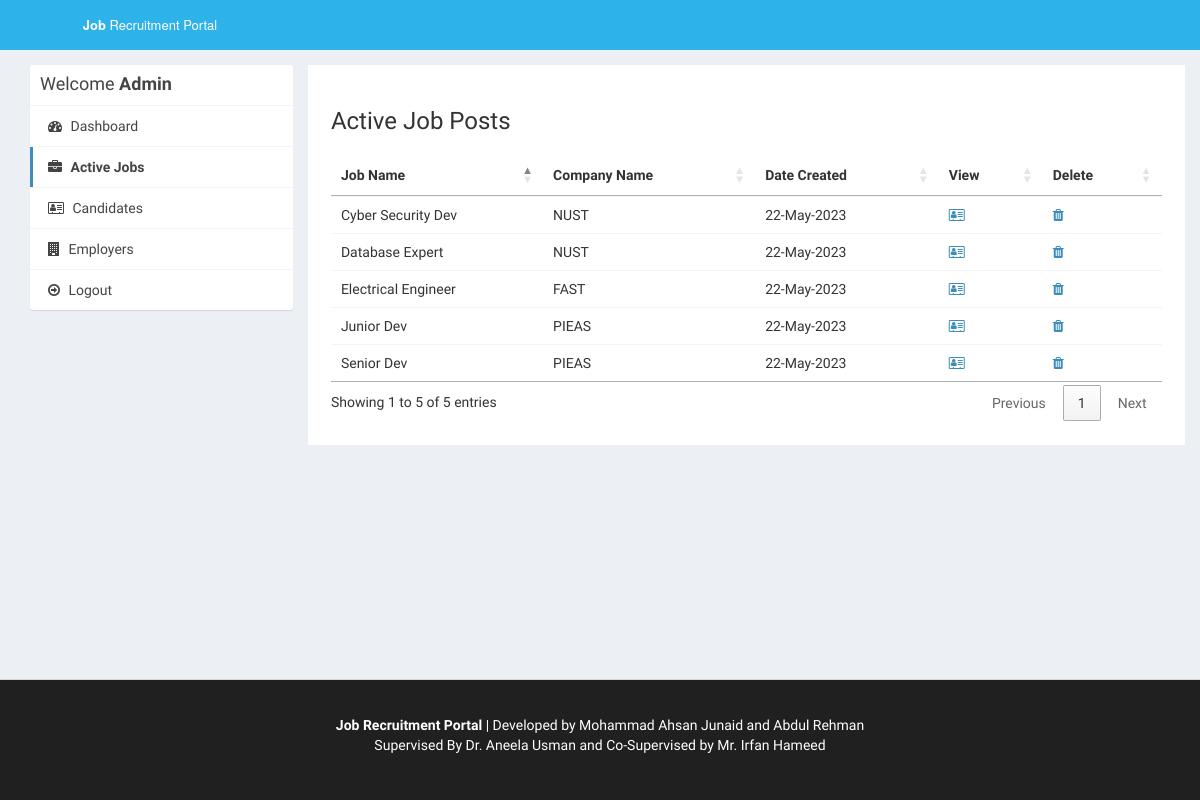
Before: /admin/active-jobs.php (signed in) with the older database file.
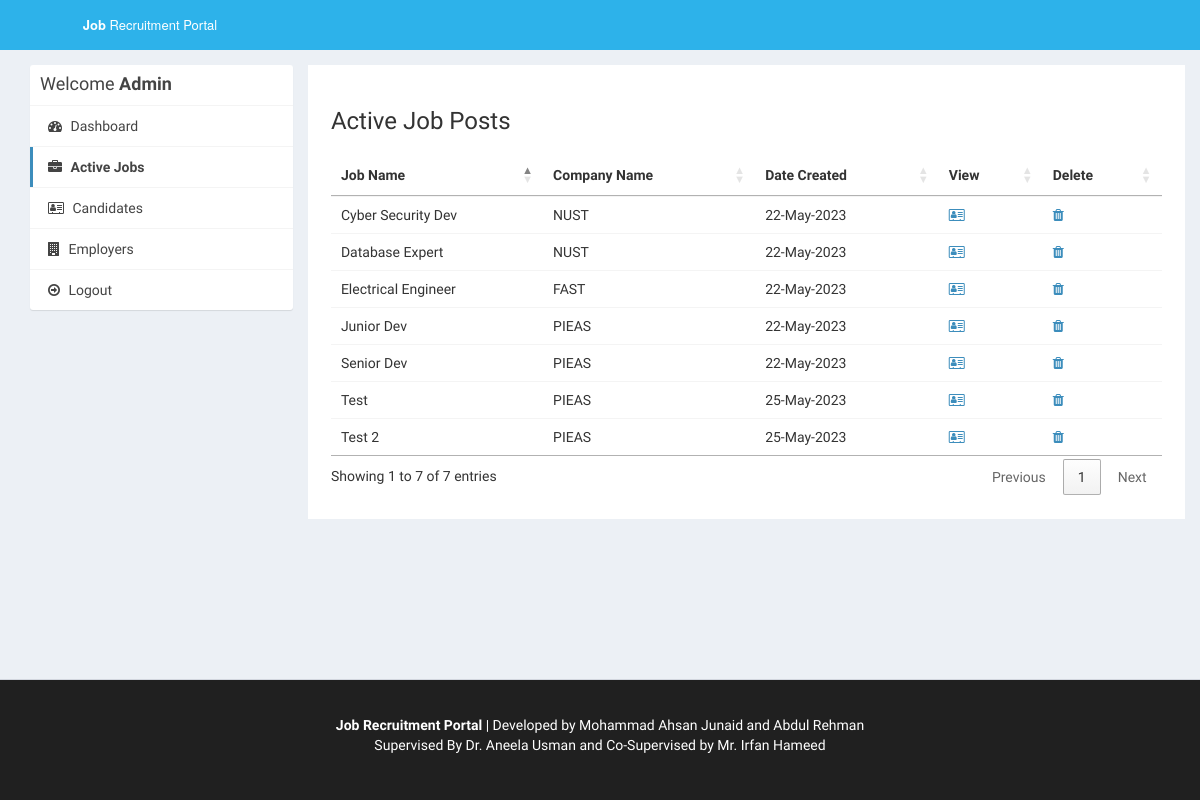
After: the same page with the newer database file.
### tables this page shows
CREATE TABLE `job_post` (
  `id_jobpost` int(11) NOT NULL,
  `id_company` int(11) NOT NULL,
  `jobtitle` varchar(255) NOT NULL,
  `description` text NOT NULL,
  `minimumsalary` varchar(255) NOT NULL,
  `maximumsalary` varchar(255) NOT NULL,
  `experience` varchar(255) NOT NULL,
  `qualification` varchar(255) NOT NULL,
  `createdat` timestamp NOT NULL DEFAULT current_timestamp(),
  `maxage` decimal(2,0) DEFAULT NULL
);

CREATE TABLE `company` (
  `id_company` int(11) NOT NULL,
  `name` varchar(255) NOT NULL,
  `companyname` varchar(255) NOT NULL,
  `country` varchar(255) NOT NULL,
  `state` varchar(255) NOT NULL,
  `city` varchar(255) NOT NULL,
  `contactno` varchar(255) NOT NULL,
  `website` varchar(255) NOT NULL,
  `email` varchar(255) NOT NULL,
  `password` varchar(255) NOT NULL,
  `aboutme` varchar(255) DEFAULT NULL,
  `logo` varchar(255) NOT NULL,
  `createdAt` timestamp NOT NULL DEFAULT current_timestamp(),
  `active` int(11) NOT NULL DEFAULT 2
);

### admin/active-jobs.php (the view, shortened to what this page needs)
<?php
require_once("../db.php");
?>
<!DOCTYPE html>
<html>
<head>
  <link rel="stylesheet" href="https://cdnjs.cloudflare.com/ajax/libs/twitter-bootstrap/3.3.7/css/bootstrap.min.css">
  <link rel="stylesheet" href="https://cdnjs.cloudflare.com/ajax/libs/font-awesome/4.7.0/css/font-awesome.min.css">
  <link rel="stylesheet" href="https://cdnjs.cloudflare.com/ajax/libs/ionicons/2.0.1/css/ionicons.min.css">
  <link rel="stylesheet" href="https://cdn.datatables.net/1.10.15/css/jquery.dataTables.min.css">
  <link rel="stylesheet" href="../css/AdminLTE.min.css">
  <link rel="stylesheet" href="../css/_all-skins.min.css">
  <link rel="stylesheet" href="../css/custom.css">
</head>
<body class="hold-transition skin-green sidebar-mini">
<div class="wrapper">
  <header class="main-header">
    <a href="index.php" class="logo logo-bg">
      <span class="logo-lg"><b>Job</b> Recruitment Portal</span>
    </a>
    <nav class="navbar navbar-static-top">
    </nav>
  </header>
  <div class="content-wrapper" style="margin-left: 0px;">
    <section id="candidates" class="content-header">
      <div class="container">
        <div class="row">
          <div class="col-md-3">
            <div class="box box-solid">
              <div class="box-header with-border">
                <h3 class="box-title">Welcome <b>Admin</b></h3>
              </div>
              <div class="box-body no-padding">
                <ul class="nav nav-pills nav-stacked">
                  <li><a href="dashboard.php"><i class="fa fa-dashboard"></i> Dashboard</a></li>
                  <li class="active"><a href="active-jobs.php"><i class="fa fa-briefcase"></i> Active Jobs</a></li>
                  <li><a href="applications.php"><i class="fa fa-address-card-o"></i> Candidates</a></li>
                  <li><a href="companies.php"><i class="fa fa-building"></i> Employers</a></li>
                  <li><a href="../logout.php"><i class="fa fa-arrow-circle-o-right"></i> Logout</a></li>
                </ul>
              </div>
            </div>
          </div>
          <div class="col-md-9 bg-white padding-2">
            <h3>Active Job Posts</h3>
            <div class="row margin-top-20">
              <div class="col-md-12">
                <div class="box-body table-responsive no-padding">
                  <table id="example2" class="table table-hover">
                    <thead>
                      <th>Job Name</th>
                      <th>Company Name</th>
                      <th>Date Created</th>
                      <th>View</th>
                      <th>Delete</th>
                    </thead>
                    <tbody>
                      <?php
                      $sql = "SELECT job_post.*, company.companyname FROM job_post INNER JOIN company ON job_post.id_company=company.id_company";
                      $result = $conn->query($sql);
                      if($result->num_rows > 0) {
                        while($row = $result->fetch_assoc()) {
                      ?>
                      <tr>
                        <td><?php echo $row['jobtitle']; ?></td>
                        <td><?php echo $row['companyname']; ?></td>
                        <td><?php echo date("d-M-Y", strtotime($row['createdat'])); ?></td>
                        <td><a href="view-job-post.php?id=<?php echo $row['id_jobpost']; ?>"><i class="fa fa-address-card-o"></i></a></td>
                        <td><a href="delete-job-post.php?id=<?php echo $row['id_jobpost']; ?>"><i class="fa fa-trash"></i></a></td>
                      </tr>
                            <?php
                        }
                      }
                    ?>
                    </tbody>
                  </table>
                </div>
              </div>
            </div>
          </div>
        </div>
      </div>
    </section>
  </div>
 <footer class="main-footer" style="margin-left: 0px; color : #fff;  background-color:#202020;">
    <div class="container"  style="text-align: center">
		<div>
            <br>
			<p><b>Job Recruitment Portal</b> | Developed by Mohammad Ahsan Junaid and Abdul Rehman <br> Supervised By Dr. Aneela Usman and Co-Supervised by Mr. Irfan Hameed</p>
            <br>
		</div>
	</div>
  </footer>
</div>
</body>
</html>

### css/custom.css (style rules this page uses)
.logo-bg { background-color: #2db2ea !important; }
.margin-top-20 { margin-top: 20px; }
.padding-2 { padding: 2%; }
.bg-white { background-color: #fff; }

Changed rows visible on the page:
added job_post: jobtitle "Test", id_company.companyname "PIEAS", createdat "25-May-2023"
added job_post: jobtitle "Test 2", id_company.companyname "PIEAS", createdat "25-May-2023"
Other visible differences:
text written by a page script: "Showing 1 to 5 of 5 entries Previous 1 Next" → "Showing 1 to 7 of 7 entries Previous 1 Next"
